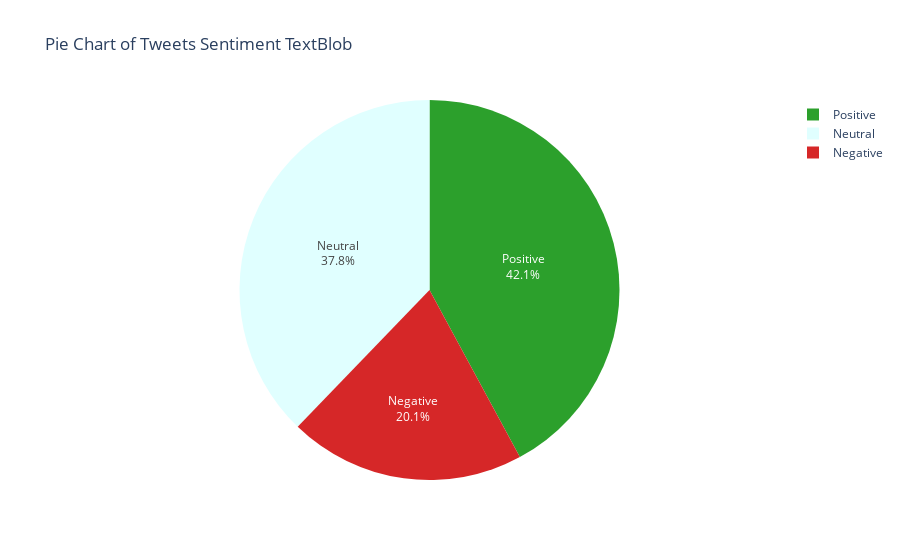

This figure's notebook cell:
### Markdown cell above
#### Pie Chart of Tweets Sentiment - TextBlob
The'sentiment'].value_counts() is used to count the frequency of each unique sentiment value in the DataFrame. This method correctly handles summarization based on the 'sentiment' column.

### Code cell
import plotly.express as px

piechart_df = new_twitter_df.copy()

# Define sentiment bins and labels
bins = [-np.inf, -0.01, 0.01, np.inf] 
labels = ['Negative', 'Neutral', 'Positive']

# Bin the sentiment values
piechart_df['sentiment_category'] = pd.cut(piechart_df['sentiment'], bins=bins, labels=labels)

# Count occurrences of each sentiment category
sentiment_counts = piechart_df['sentiment_category'].value_counts().reset_index()
sentiment_counts.columns = ['sentiment', 'count']

# Create a pie chart using Plotly Express
fig = px.pie(sentiment_counts, values='count', names='sentiment', title='Pie Chart of Tweets Sentiment TextBlob',
             color='sentiment',  
             color_discrete_map={'Negative': '#D62728', 'Neutral': 'lightcyan', 'Positive': '#2CA02C'}) 

fig.update_layout(showlegend=True)
fig.update_traces(textposition='inside', textinfo='percent+label')
fig.show()

### Figure 1 — Plotly figure (JSON) as saved in the notebook; plotly's stock layout.template omitted (floating-point values rounded to 4 significant figures)
{"data": [{"customdata": [["Positive"], ["Neutral"], ["Negative"]], "domain": {"x": [0, 1], "y": [0, 1]}, "hovertemplate": "sentiment=%{customdata[0]}<br>count=%{value}<extra></extra>", "labels": ["Positive", "Neutral", "Negative"], "legendgroup": "", "marker": {"colors": ["#2CA02C", "lightcyan", "#D62728"]}, "name": "", "showlegend": true, "textinfo": "percent+label", "textposition": "inside", "type": "pie", "values": [673754, 604780, 321465]}], "layout": {"legend": {"tracegroupgap": 0}, "showlegend": true, "title": {"text": "Pie Chart of Tweets Sentiment TextBlob"}}}
